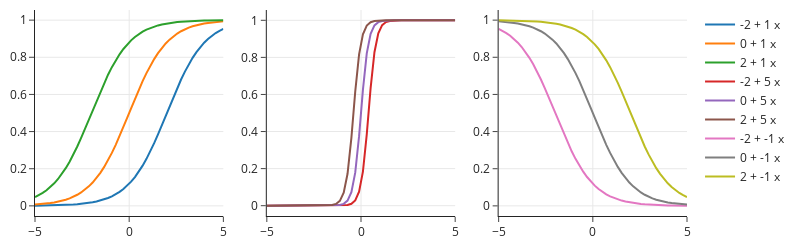

Notebook code for this chart:
### Markdown cell above
To help build your intuition for the shape of this function, the following plot shows the logistic function as we vary $\theta_0$ and $\theta_1$:

### Code cell
fig = make_subplots(rows=1, cols=3)

row = col = 1
for theta1 in [1, 5, -1]:
    for theta0 in [-2, 0, 2]:
        fig.add_trace(go.Scatter(name=f"{theta0} + {theta1} x", 
                                 x=t, y=logistic(theta0 + theta1*t)),
                      row=row, col=col)
    col += 1
        
fig.update_layout(width=800, height=250)        
fig
